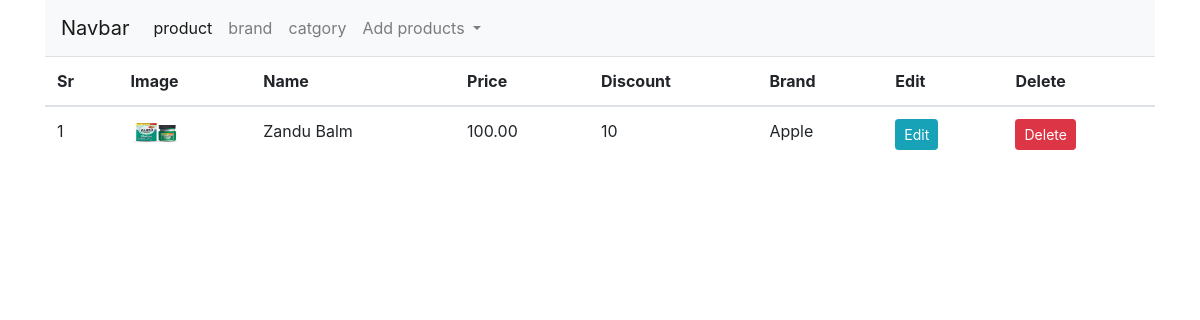
The page /admin on the database its author committed.
### shop/products/models.py (models this page shows, shortened)
class Addproduct(db.Model):
    __seachbale__ = ['name','desc']
    id = db.Column(db.Integer, primary_key=True)
    name = db.Column(db.String(80), nullable=False)
    price = db.Column(db.Numeric(10,2), nullable=False)
    discount = db.Column(db.Integer, default=0)
    stock = db.Column(db.Integer, nullable=False)
    colors = db.Column(db.Text, nullable=False)
    desc = db.Column(db.Text, nullable=False)
    pub_date = db.Column(db.DateTime, nullable=False,default=datetime.utcnow)
    category_id = db.Column(db.Integer, db.ForeignKey('category.id'),nullable=False)
    category = db.relationship('Category',backref=db.backref('categories', lazy=True))
    brand_id = db.Column(db.Integer, db.ForeignKey('brand.id'),nullable=False)
    brand = db.relationship('Brand',backref=db.backref('brands', lazy=True))
    image_1 = db.Column(db.String(150), nullable=False, default='image1.jpg')
    image_2 = db.Column(db.String(150), nullable=False, default='image2.jpg')
    image_3 = db.Column(db.String(150), nullable=False, default='image3.jpg')

class Brand(db.Model):
    id = db.Column(db.Integer, primary_key=True)
    name = db.Column(db.String(30), unique=True, nullable=False)

### shop/admin/routes.py (the view)
@app.route('/admin')
def admin():
    products = Addproduct.query.all()
    return render_template('admin/index.html', title='Admin page',products=products)

### shop/templates/admin/index.html (shortened to what this page needs)
{% extends 'layout.html' %}
{% block content %}
<div class="container">
    <nav class="navbar navbar-expand-lg navbar-light bg-light">
        <a class="navbar-brand" href="{{url_for('admin')}}">Navbar</a>
        <div class="collapse navbar-collapse" id="navbarNavDropdown">
          <ul class="navbar-nav">
            <li class="nav-item active">
              <a class="nav-link" href="{{url_for('admin')}}">product <span class="sr-only">(current)</span></a>
            </li>
            <li class="nav-item">
              <a class="nav-link" href="{{url_for('brands')}}">brand</a>
            </li>
            <li class="nav-item">
              <a class="nav-link" href="{{url_for('categories')}}">catgory</a>
            </li>
            <li class="nav-item dropdown">
              <a class="nav-link dropdown-toggle" href="#" id="navbarDropdownMenuLink" role="button" data-toggle="dropdown" aria-haspopup="true" aria-expanded="false">
                Add products
              </a>
            </li>
          </ul>
        </div>
      </nav>
</div>
<div class="container">
    <table class="table tbale-sm">
        <thead>
            <th>Sr</th>
            <th>Image</th>
            <th>Name</th>
            <th>Price</th>
            <th>Discount</th>
            <th>Brand</th>
            <th>Edit</th>
            <th>Delete</th>
        </thead>
        <tbody>
          {% for product in products %}
          <tr>
            <td>{{loop.index}}</td>
            <td> <img src="{{url_for('static',filename='images/' + product.image_1)}}" alt="{{product.name}}" width="50" height="20"></td>
            <td>{{ product.name }}</td>
            <td>{{ product.price }}</td>
            <td>{{ product.discount }}</td>
            <td>{{ product.brand.name}}</td>
            <td> <a href="{{url_for('updateproduct', id=product.id)}}" class="btn btn-sm btn-info">Edit </a> </td>
            <td><button type="button" class="btn btn-danger btn-sm" data-toggle="modal" data-target="#exampleModal-{{product.id}}">
              Delete
            </button></td>
          </tr>
          {% endfor %}
        </tbody>
    </table>
</div>
{% endblock content %}

### rows shown on the page
Addproduct: image_1 (picture), name "Zandu Balm", price "100.00", discount "10", brand.name "Apple"
